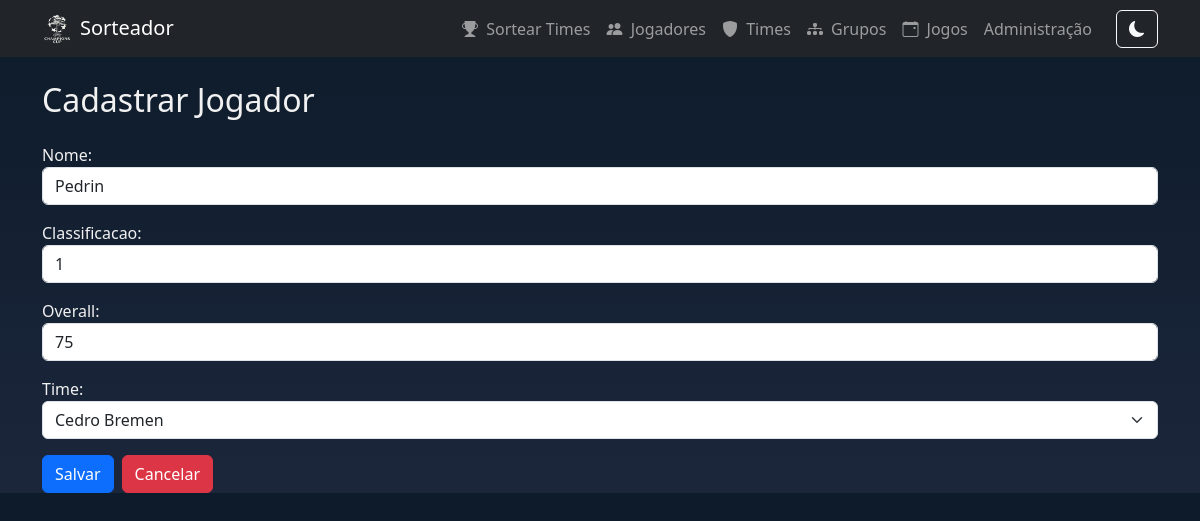
/jogadores/editar/32/, run on the app's committed database.
### SortApp/models.py (models this page shows, shortened)
class Jogador(models.Model):
    nome = models.CharField(max_length=100)
    classificacao = models.PositiveIntegerField()
    overall = models.PositiveIntegerField()
    time = models.ForeignKey(Time, on_delete=models.SET_NULL, related_name='jogadores', null=True, blank=True)

class Time(models.Model):
    nome = models.CharField(max_length=100, unique=True)
    escudo = models.ImageField(upload_to='escudos/')
    grupo = models.CharField(max_length=10, null=True)
    def __str__(self):
        return self.nome

### SortApp/views.py (the view)
# urls.py: path('jogadores/editar/<int:jogador_id>/', views.editar_jogador, name='editar_jogador'),
def editar_jogador(request, jogador_id):
    jogador = get_object_or_404(Jogador, id=jogador_id)
    if request.method == 'POST':
        form = JogadorForm(request.POST, instance=jogador)
        if form.is_valid():
            form.save()
            return redirect('listar_jogadores')
    else:
        form = JogadorForm(instance=jogador)
    return render(request, 'cadastrar_jogador.html', {'form': form, 'editando': True})

### SortApp/forms.py
class JogadorForm(forms.ModelForm):
    class Meta:
        model = Jogador
        fields = ['nome', 'classificacao', 'overall', 'time']
        widgets = {
            'nome': forms.TextInput(attrs={'class': 'form-control'}),
            'classificacao': forms.NumberInput(attrs={'class': 'form-control'}),
            'overall': forms.NumberInput(attrs={'class': 'form-control'}),
            'time': forms.Select(attrs={'class': 'form-select'}),
        }

### SortApp/templates/cadastrar_jogador.html (shortened to what this page needs)
{% extends 'base.html' %}
{% block content %}
<h2 class="mb-4">Cadastrar Jogador</h2>
<form method="post" class="mt-3">
    {{ form.as_p }}
    <div class="d-flex gap-2 mt-3">
        <button type="submit" class="btn btn-primary">Salvar</button>
        <a href="{% url 'listar_jogadores' %}" class="btn btn-danger">Cancelar</a>
    </div>
</form>
{% endblock %}

### SortApp/templates/base.html (style rules this page uses)
body.dark-mode { background: linear-gradient(to bottom, #0d1b2a, #1b263b); color: #f1f1f1; }

### data on the page
Jogador: nome "Pedrin", classificacao "1", overall "75", time "Cedro Bremen"
